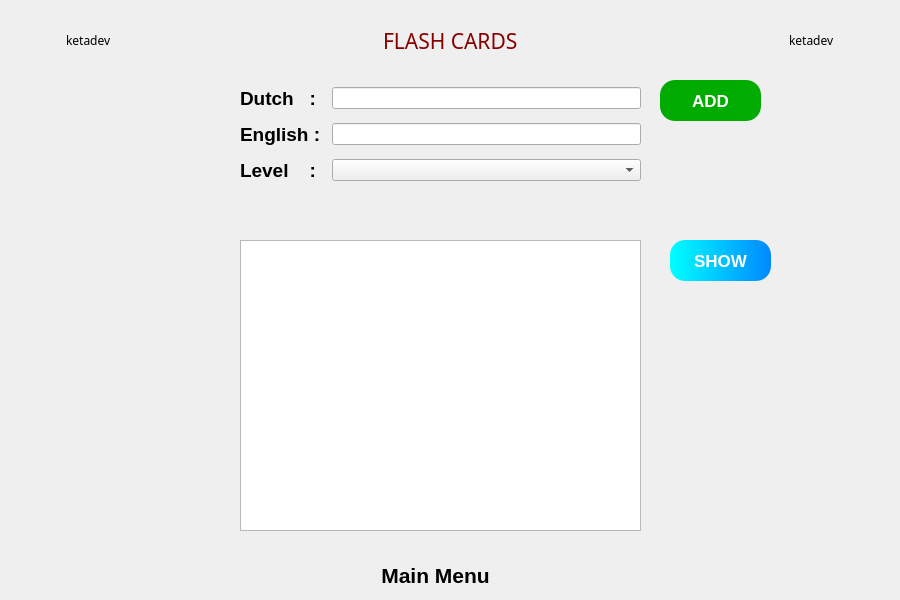
<?xml version="1.0" encoding="UTF-8"?>
<ui version="4.0">
 <class>MainWindow</class>
 <widget class="QMainWindow" name="MainWindow">
  <property name="geometry">
   <rect>
    <x>0</x>
    <y>0</y>
    <width>900</width>
    <height>600</height>
   </rect>
  </property>
  <property name="minimumSize">
   <size>
    <width>900</width>
    <height>600</height>
   </size>
  </property>
  <property name="maximumSize">
   <size>
    <width>900</width>
    <height>600</height>
   </size>
  </property>
  <property name="windowTitle">
   <string>MainWindow</string>
  </property>
  <widget class="QWidget" name="centralwidget">
   <property name="styleSheet">
    <string notr="true">#centralwidget{
background-image: url(:/icons/voca2.png);
}</string>
   </property>
   <widget class="QWidget" name="layoutWidget">
    <property name="geometry">
     <rect>
      <x>10</x>
      <y>10</y>
      <width>881</width>
      <height>61</height>
     </rect>
    </property>
    <layout class="QHBoxLayout" name="horizontalLayout_5">
     <item>
      <widget class="QLabel" name="label_6">
       <property name="sizePolicy">
        <sizepolicy hsizetype="Preferred" vsizetype="Expanding">
         <horstretch>0</horstretch>
         <verstretch>0</verstretch>
        </sizepolicy>
       </property>
       <property name="minimumSize">
        <size>
         <width>50</width>
         <height>50</height>
        </size>
       </property>
       <property name="maximumSize">
        <size>
         <width>50</width>
         <height>50</height>
        </size>
       </property>
       <property name="text">
        <string/>
       </property>
       <property name="pixmap">
        <pixmap resource="dsa.qrc">:/icons/idea.png</pixmap>
       </property>
       <property name="scaledContents">
        <bool>true</bool>
       </property>
      </widget>
     </item>
     <item>
      <widget class="QLabel" name="label_7">
       <property name="font">
        <font>
         <family>Colonna MT</family>
        </font>
       </property>
       <property name="text">
        <string>ketadev</string>
       </property>
      </widget>
     </item>
     <item>
      <spacer name="horizontalSpacer_9">
       <property name="orientation">
        <enum>Qt::Horizontal</enum>
       </property>
       <property name="sizeHint" stdset="0">
        <size>
         <width>40</width>
         <height>20</height>
        </size>
       </property>
      </spacer>
     </item>
     <item>
      <widget class="QLabel" name="label_5">
       <property name="sizePolicy">
        <sizepolicy hsizetype="Fixed" vsizetype="Preferred">
         <horstretch>0</horstretch>
         <verstretch>0</verstretch>
        </sizepolicy>
       </property>
       <property name="font">
        <font>
         <family>Cooper Black</family>
         <pointsize>16</pointsize>
        </font>
       </property>
       <property name="styleSheet">
        <string notr="true">color: rgb(135, 0, 0);</string>
       </property>
       <property name="text">
        <string>FLASH CARDS</string>
       </property>
      </widget>
     </item>
     <item>
      <spacer name="horizontalSpacer_8">
       <property name="orientation">
        <enum>Qt::Horizontal</enum>
       </property>
       <property name="sizeHint" stdset="0">
        <size>
         <width>40</width>
         <height>20</height>
        </size>
       </property>
      </spacer>
     </item>
     <item>
      <widget class="QLabel" name="label_2">
       <property name="font">
        <font>
         <family>Colonna MT</family>
        </font>
       </property>
       <property name="text">
        <string>ketadev</string>
       </property>
      </widget>
     </item>
     <item>
      <widget class="QLabel" name="label_3">
       <property name="sizePolicy">
        <sizepolicy hsizetype="Preferred" vsizetype="Expanding">
         <horstretch>0</horstretch>
         <verstretch>0</verstretch>
        </sizepolicy>
       </property>
       <property name="minimumSize">
        <size>
         <width>50</width>
         <height>50</height>
        </size>
       </property>
       <property name="maximumSize">
        <size>
         <width>50</width>
         <height>50</height>
        </size>
       </property>
       <property name="text">
        <string/>
       </property>
       <property name="pixmap">
        <pixmap resource="dsa.qrc">:/icons/idea.png</pixmap>
       </property>
       <property name="scaledContents">
        <bool>true</bool>
       </property>
      </widget>
     </item>
    </layout>
   </widget>
   <widget class="QPushButton" name="show_btn_main">
    <property name="geometry">
     <rect>
      <x>340</x>
      <y>550</y>
      <width>191</width>
      <height>51</height>
     </rect>
    </property>
    <property name="font">
     <font>
      <pointsize>16</pointsize>
      <weight>75</weight>
      <bold>true</bold>
     </font>
    </property>
    <property name="cursor">
     <cursorShape>PointingHandCursor</cursorShape>
    </property>
    <property name="styleSheet">
     <string notr="true">border: none</string>
    </property>
    <property name="text">
     <string>Main Menu</string>
    </property>
    <property name="icon">
     <iconset resource="dsa.qrc">
      <normaloff>:/icons/back.png</normaloff>:/icons/back.png</iconset>
    </property>
    <property name="iconSize">
     <size>
      <width>30</width>
      <height>30</height>
     </size>
    </property>
   </widget>
   <widget class="QPushButton" name="show_btn_add">
    <property name="geometry">
     <rect>
      <x>660</x>
      <y>80</y>
      <width>101</width>
      <height>41</height>
     </rect>
    </property>
    <property name="font">
     <font>
      <pointsize>13</pointsize>
      <weight>75</weight>
      <bold>true</bold>
     </font>
    </property>
    <property name="cursor">
     <cursorShape>PointingHandCursor</cursorShape>
    </property>
    <property name="styleSheet">
     <string notr="true">border : none;
background-color: qlineargradient(spread:pad, x1:0, y1:0, x2:1, y2:0, stop:0 rgba(0, 170, 0, 255), stop:1 rgba(2, 172, 0, 255));
border-radius: 15px;
color: rgb(255, 255, 255);</string>
    </property>
    <property name="text">
     <string>ADD</string>
    </property>
    <property name="icon">
     <iconset resource="dsa.qrc">
      <normaloff>:/icons/plus3.png</normaloff>:/icons/plus3.png</iconset>
    </property>
    <property name="iconSize">
     <size>
      <width>25</width>
      <height>25</height>
     </size>
    </property>
   </widget>
   <widget class="QWidget" name="gridLayoutWidget">
    <property name="geometry">
     <rect>
      <x>240</x>
      <y>80</y>
      <width>401</width>
      <height>111</height>
     </rect>
    </property>
    <layout class="QGridLayout" name="gridLayout">
     <item row="2" column="0">
      <widget class="QLabel" name="label_8">
       <property name="sizePolicy">
        <sizepolicy hsizetype="Fixed" vsizetype="Fixed">
         <horstretch>0</horstretch>
         <verstretch>0</verstretch>
        </sizepolicy>
       </property>
       <property name="font">
        <font>
         <pointsize>14</pointsize>
         <weight>75</weight>
         <bold>true</bold>
        </font>
       </property>
       <property name="text">
        <string>Level    :</string>
       </property>
      </widget>
     </item>
     <item row="1" column="0">
      <widget class="QLabel" name="label_4">
       <property name="sizePolicy">
        <sizepolicy hsizetype="Fixed" vsizetype="Fixed">
         <horstretch>0</horstretch>
         <verstretch>0</verstretch>
        </sizepolicy>
       </property>
       <property name="font">
        <font>
         <pointsize>14</pointsize>
         <weight>75</weight>
         <bold>true</bold>
        </font>
       </property>
       <property name="text">
        <string>English : </string>
       </property>
      </widget>
     </item>
     <item row="0" column="0">
      <widget class="QLabel" name="label">
       <property name="sizePolicy">
        <sizepolicy hsizetype="Fixed" vsizetype="Fixed">
         <horstretch>0</horstretch>
         <verstretch>0</verstretch>
        </sizepolicy>
       </property>
       <property name="font">
        <font>
         <pointsize>14</pointsize>
         <weight>75</weight>
         <bold>true</bold>
        </font>
       </property>
       <property name="text">
        <string>Dutch   : </string>
       </property>
      </widget>
     </item>
     <item row="0" column="1">
      <widget class="QLineEdit" name="show_edt_dutch"/>
     </item>
     <item row="1" column="1">
      <widget class="QLineEdit" name="show_edt_english"/>
     </item>
     <item row="2" column="1">
      <widget class="QComboBox" name="show_combo_level"/>
     </item>
    </layout>
   </widget>
   <widget class="QTableWidget" name="tableWidget">
    <property name="geometry">
     <rect>
      <x>240</x>
      <y>240</y>
      <width>401</width>
      <height>291</height>
     </rect>
    </property>
   </widget>
   <widget class="QPushButton" name="show_btn_add_2">
    <property name="geometry">
     <rect>
      <x>670</x>
      <y>240</y>
      <width>101</width>
      <height>41</height>
     </rect>
    </property>
    <property name="font">
     <font>
      <pointsize>13</pointsize>
      <weight>75</weight>
      <bold>true</bold>
     </font>
    </property>
    <property name="cursor">
     <cursorShape>PointingHandCursor</cursorShape>
    </property>
    <property name="styleSheet">
     <string notr="true">border : none;
background-color: qlineargradient(spread:pad, x1:0, y1:0, x2:1, y2:0, stop:0 rgba(0, 255, 255, 255), stop:1 rgba(0, 136, 255, 255));
border-radius: 15px;
color: rgb(255, 255, 255);</string>
    </property>
    <property name="text">
     <string>SHOW</string>
    </property>
    <property name="icon">
     <iconset resource="dsa.qrc">
      <normaloff>:/icons/search.png</normaloff>:/icons/search.png</iconset>
    </property>
    <property name="iconSize">
     <size>
      <width>25</width>
      <height>25</height>
     </size>
    </property>
   </widget>
  </widget>
 </widget>
 <resources>
  <include location="dsa.qrc"/>
 </resources>
 <connections/>
</ui>
